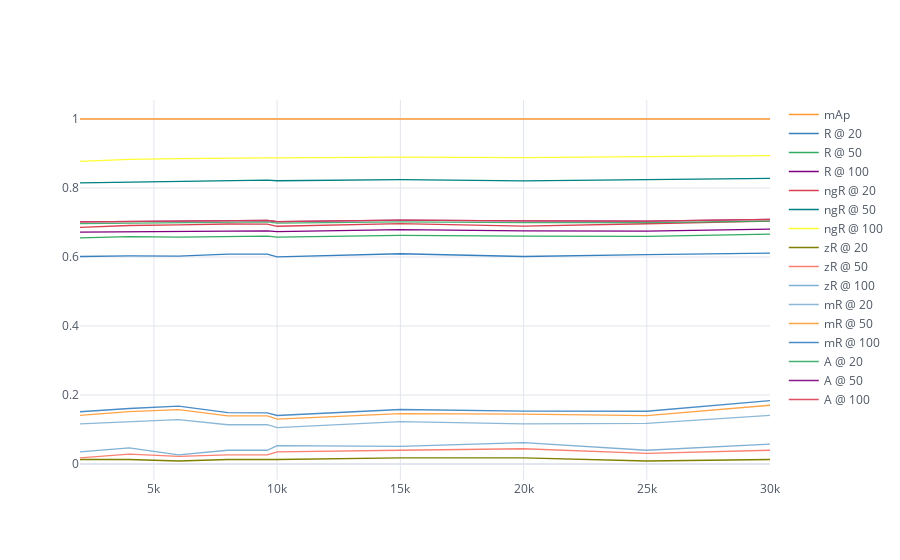

This figure's notebook cell:
### Code cell
df.iplot(kind="scatter", theme="white",x="iter")

### Figure 1 — Plotly figure (JSON) as saved in the notebook; plotly's stock layout.template omitted (floating-point values rounded to 4 significant figures)
{"data": [{"line": {"color": "rgba(255, 153, 51, 1.0)", "dash": "solid", "shape": "linear", "width": 1.3}, "mode": "lines", "name": "mAp", "text": "", "type": "scatter", "x": ["2000", "4000", "6000", "8000", "9600", "10000", "15000", "20000", "25000", "30000"], "y": ["0.9999", "0.9999", "0.9999", "0.9999", "0.9999", "0.9999", "0.9999", "0.9999", "0.9999", "0.9999"]}, {"line": {"color": "rgba(55, 128, 191, 1.0)", "dash": "solid", "shape": "linear", "width": 1.3}, "mode": "lines", "name": "R @ 20", "text": "", "type": "scatter", "x": ["2000", "4000", "6000", "8000", "9600", "10000", "15000", "20000", "25000", "30000"], "y": ["0.6015", "0.6032", "0.6023", "0.6083", "0.6082", "0.6004", "0.6094", "0.6015", "0.6069", "0.6110"]}, {"line": {"color": "rgba(50, 171, 96, 1.0)", "dash": "solid", "shape": "linear", "width": 1.3}, "mode": "lines", "name": "R @ 50", "text": "", "type": "scatter", "x": ["2000", "4000", "6000", "8000", "9600", "10000", "15000", "20000", "25000", "30000"], "y": ["0.6554", "0.6590", "0.6577", "0.6601", "0.6603", "0.6576", "0.6626", "0.6606", "0.6599", "0.6661"]}, {"line": {"color": "rgba(128, 0, 128, 1.0)", "dash": "solid", "shape": "linear", "width": 1.3}, "mode": "lines", "name": "R @ 100", "text": "", "type": "scatter", "x": ["2000", "4000", "6000", "8000", "9600", "10000", "15000", "20000", "25000", "30000"], "y": ["0.6722", "0.6737", "0.6736", "0.6759", "0.6760", "0.6735", "0.6793", "0.6759", "0.6751", "0.6806"]}, {"line": {"color": "rgba(219, 64, 82, 1.0)", "dash": "solid", "shape": "linear", "width": 1.3}, "mode": "lines", "name": "ngR @ 20", "text": "", "type": "scatter", "x": ["2000", "4000", "6000", "8000", "9600", "10000", "15000", "20000", "25000", "30000"], "y": ["0.6856", "0.6913", "0.6929", "0.6957", "0.6954", "0.6891", "0.6966", "0.6895", "0.6963", "0.7037"]}, {"line": {"color": "rgba(0, 128, 128, 1.0)", "dash": "solid", "shape": "linear", "width": 1.3}, "mode": "lines", "name": "ngR @ 50", "text": "", "type": "scatter", "x": ["2000", "4000", "6000", "8000", "9600", "10000", "15000", "20000", "25000", "30000"], "y": ["0.8146", "0.8168", "0.8186", "0.8224", "0.8225", "0.8209", "0.8242", "0.8207", "0.8241", "0.8278"]}, {"line": {"color": "rgba(255, 255, 51, 1.0)", "dash": "solid", "shape": "linear", "width": 1.3}, "mode": "lines", "name": "ngR @ 100", "text": "", "type": "scatter", "x": ["2000", "4000", "6000", "8000", "9600", "10000", "15000", "20000", "25000", "30000"], "y": ["0.8774", "0.8828", "0.8849", "0.8873", "0.8873", "0.8870", "0.8894", "0.8882", "0.8911", "0.8937"]}, {"line": {"color": "rgba(128, 128, 0, 1.0)", "dash": "solid", "shape": "linear", "width": 1.3}, "mode": "lines", "name": "zR @ 20", "text": "", "type": "scatter", "x": ["2000", "4000", "6000", "8000", "9600", "10000", "15000", "20000", "25000", "30000"], "y": ["0.0133", "0.0133", "0.0089", "0.0133", "0.0133", "0.0133", "0.0178", "0.0178", "0.0089", "0.0133"]}, {"line": {"color": "rgba(251, 128, 114, 1.0)", "dash": "solid", "shape": "linear", "width": 1.3}, "mode": "lines", "name": "zR @ 50", "text": "", "type": "scatter", "x": ["2000", "4000", "6000", "8000", "9600", "10000", "15000", "20000", "25000", "30000"], "y": ["0.0178", "0.0289", "0.0222", "0.0267", "0.0267", "0.0356", "0.0400", "0.0444", "0.0311", "0.0400"]}, {"line": {"color": "rgba(128, 177, 211, 1.0)", "dash": "solid", "shape": "linear", "width": 1.3}, "mode": "lines", "name": "zR @ 100", "text": "", "type": "scatter", "x": ["2000", "4000", "6000", "8000", "9600", "10000", "15000", "20000", "25000", "30000"], "y": ["0.0356", "0.0467", "0.0267", "0.0400", "0.0400", "0.0533", "0.0511", "0.0622", "0.0400", "0.0578"]}, {"line": {"color": "rgba(128, 177, 211, 0.8999999999999999)", "dash": "solid", "shape": "linear", "width": 1.3}, "mode": "lines", "name": "mR @ 20", "text": "", "type": "scatter", "x": ["2000", "4000", "6000", "8000", "9600", "10000", "15000", "20000", "25000", "30000"], "y": ["0.1162", "0.1218", "0.1286", "0.1140", "0.1140", "0.1058", "0.1231", "0.1167", "0.1181", "0.1413"]}, {"line": {"color": "rgba(255, 153, 51, 0.8999999999999999)", "dash": "solid", "shape": "linear", "width": 1.3}, "mode": "lines", "name": "mR @ 50", "text": "", "type": "scatter", "x": ["2000", "4000", "6000", "8000", "9600", "10000", "15000", "20000", "25000", "30000"], "y": ["0.1411", "0.1520", "0.1578", "0.1395", "0.1396", "0.1302", "0.1459", "0.1445", "0.1402", "0.1705"]}, {"line": {"color": "rgba(55, 128, 191, 0.8999999999999999)", "dash": "solid", "shape": "linear", "width": 1.3}, "mode": "lines", "name": "mR @ 100", "text": "", "type": "scatter", "x": ["2000", "4000", "6000", "8000", "9600", "10000", "15000", "20000", "25000", "30000"], "y": ["0.1516", "0.1610", "0.1680", "0.1489", "0.1486", "0.1408", "0.1581", "0.1535", "0.1530", "0.1837"]}, {"line": {"color": "rgba(50, 171, 96, 0.8999999999999999)", "dash": "solid", "shape": "linear", "width": 1.3}, "mode": "lines", "name": "A @ 20", "text": "", "type": "scatter", "x": ["2000", "4000", "6000", "8000", "9600", "10000", "15000", "20000", "25000", "30000"], "y": ["0.6970", "0.6985", "0.7001", "0.7014", "0.7016", "0.6979", "0.7017", "0.6996", "0.6995", "0.7038"]}, {"line": {"color": "rgba(128, 0, 128, 0.8999999999999999)", "dash": "solid", "shape": "linear", "width": 1.3}, "mode": "lines", "name": "A @ 50", "text": "", "type": "scatter", "x": ["2000", "4000", "6000", "8000", "9600", "10000", "15000", "20000", "25000", "30000"], "y": ["0.7018", "0.7033", "0.7047", "0.7062", "0.7063", "0.7026", "0.7067", "0.7045", "0.7042", "0.7089"]}, {"line": {"color": "rgba(219, 64, 82, 0.8999999999999999)", "dash": "solid", "shape": "linear", "width": 1.3}, "mode": "lines", "name": "A @ 100", "text": "", "type": "scatter", "x": ["2000", "4000", "6000", "8000", "9600", "10000", "15000", "20000", "25000", "30000"], "y": ["0.7018", "0.7033", "0.7047", "0.7062", "0.7063", "0.7026", "0.7067", "0.7045", "0.7042", "0.7089"]}], "layout": {"legend": {"bgcolor": "#FFFFFF", "font": {"color": "#4D5663"}}, "paper_bgcolor": "#FFFFFF", "plot_bgcolor": "#FFFFFF", "title": {"font": {"color": "#4D5663"}}, "xaxis": {"gridcolor": "#E1E5ED", "showgrid": true, "tickfont": {"color": "#4D5663"}, "title": {"font": {"color": "#4D5663"}, "text": ""}, "zerolinecolor": "#E1E5ED"}, "yaxis": {"gridcolor": "#E1E5ED", "showgrid": true, "tickfont": {"color": "#4D5663"}, "title": {"font": {"color": "#4D5663"}, "text": ""}, "zerolinecolor": "#E1E5ED"}}}
